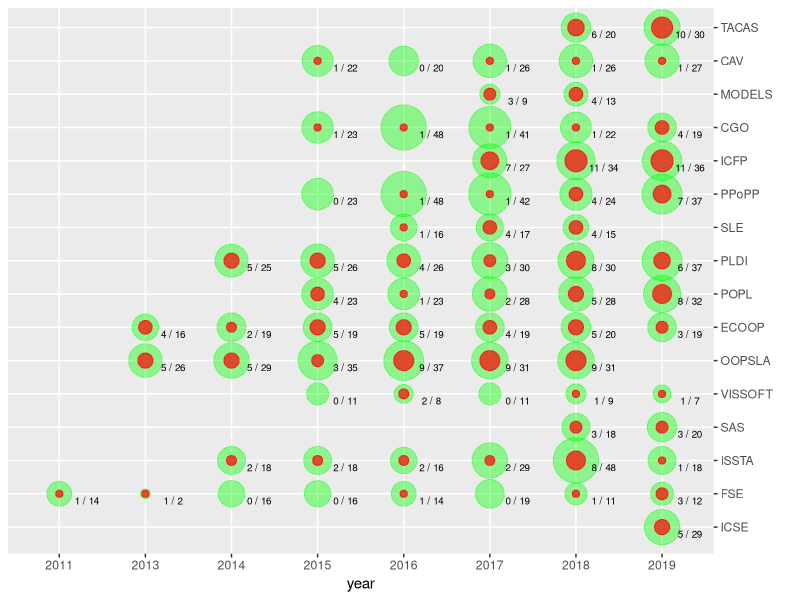

The R source for this figure:
# This script produces a chart indicating the size of AE committees at the inspected conferences.
# Overlayed are the number of respondents from the inspected AECs.

if (!require("readxl")) install.packages("readxl", repos="https://cloud.r-project.org")
if (!require("dplyr")) install.packages("dplyr", repos="https://cloud.r-project.org")
if (!require("tidyr")) install.packages("tidyr", repos="https://cloud.r-project.org")
if (!require("ggplot2")) install.packages("ggplot2", repos="https://cloud.r-project.org")
if (!require("tibble")) install.packages("tibble", repos="https://cloud.r-project.org")

library(readxl)
library(dplyr)
library(tidyr)
library(ggplot2)
library(tibble)

# Read in the complete survey result data
SurveyData <- read_excel("../../results/results-survey54231.xlsx")

# remove unusable replies from ID 99 and 218
SurveyData <- SurveyData %>% filter(id != 99 & id != 218)

# The sequences of conferences as asked in the survey
Conferences <- list("ICSE", "FSE","ISSTA","SAS","VISSOFT","OOPSLA","ECOOP","POPL","PLDI","SLE", "PPoPP","ICFP","CGO", "MODELS", "CAV", "TACAS")

# Tabulates the summarized results by conference/year
ConferenceMatrix <-
  rename(
    add_column(
      as.data.frame(do.call(rbind, split.default(colSums(select(SurveyData, `g0[CICSE_Y2011]`:`g0[CTACAS_Y2019]`), na.rm = TRUE), rep(1:16, each=9)))),
      ConferenceId = 1:16, Conference = unlist(Conferences), .before = 1),
    `2011` = `g0[CICSE_Y2011]`, `2012` = `g0[CICSE_Y2012]`, `2013` = `g0[CICSE_Y2013]`,
    `2014` = `g0[CICSE_Y2014]`, `2015` = `g0[CICSE_Y2015]`, `2016` = `g0[CICSE_Y2016]`,
    `2017` = `g0[CICSE_Y2017]`, `2018` = `g0[CICSE_Y2018]`, `2019` = `g0[CICSE_Y2019]`
    )

CommitteeData <- rename(separate(tally(group_by(read_excel("../../results/aec.xlsx"), Conference)),
                          Conference, sep = " ", into = c("Conference", "year")),
                        `committee_size` = `n`)


ConferencePlotData <- filter(gather(ConferenceMatrix, key="year", value="value", `2011`:`2019`), value > 0)
FullPlotData <- mutate(full_join(CommitteeData, ConferencePlotData, by = c("Conference", "year")),
                       committee_size = ifelse(is.na(committee_size), 0, committee_size),
                       value = ifelse(is.na(value), 0, value),
                       ConferenceId = ifelse(is.na(ConferenceId), match(Conference, Conferences), ConferenceId))

lconf <- function(index) { return (Conferences[index]) }
ConferencePlot <- ggplot(FullPlotData, aes(x = year, y = ConferenceId)) +
  geom_point(aes(size = (committee_size)), color = "green", alpha=.4, show.legend = FALSE) +
  geom_point(aes(size = (ifelse(value == 0, NA, value))), alpha=.7, color = "red", show.legend = FALSE) +
  geom_text(aes(label = paste(value, "/", committee_size)), size = 2.5, position = position_nudge(y = -0.2, x = 0.32)) +
  scale_y_discrete(limits = 1:16, breaks = 1:16, labels = lconf, drop = FALSE, position = "right", name = "") +
  scale_size_area(max_size=15)
#show(ConferencePlot)
ggsave(ConferencePlot, filename="output/ConferencePlot.pdf")
